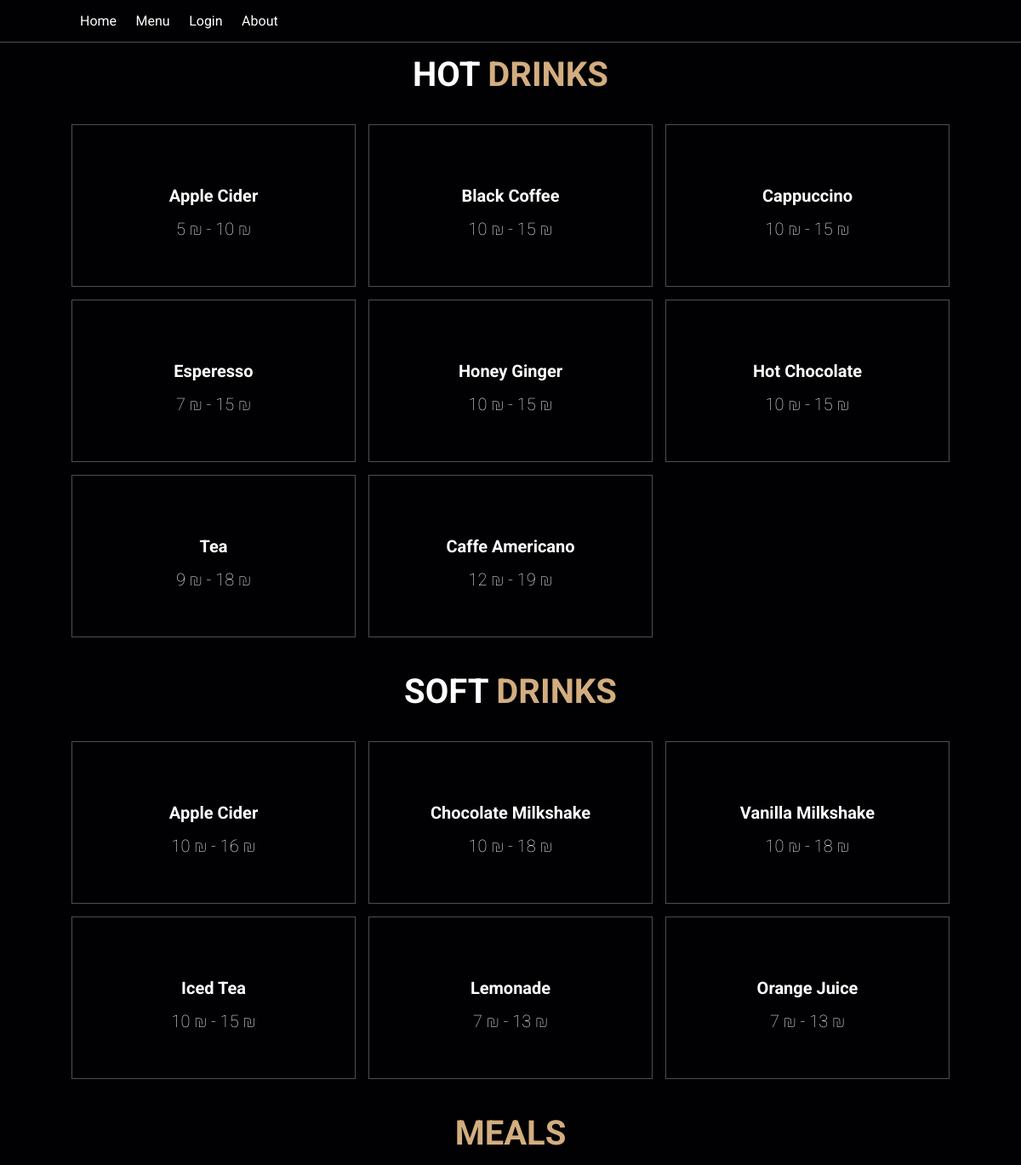
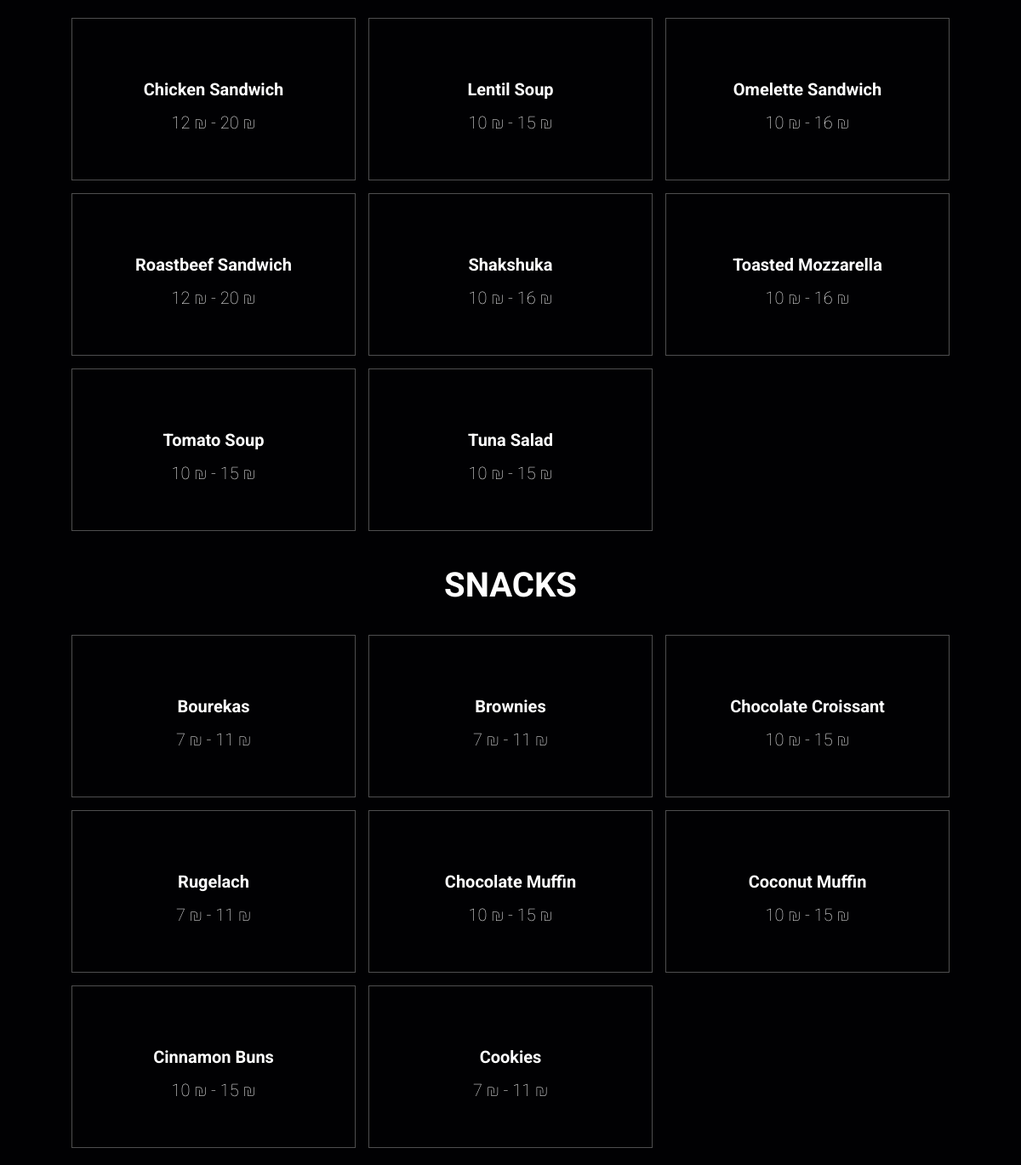
Screenshot of /Menu with the database file from the repository (2 pictures, top to bottom).
### tables this page shows
CREATE TABLE "Hot_Drinks" (
	"name"	TEXT,
	"price_s"	INT,
	"price_m"	INTEGER,
	"price_l"	INTEGER,
	"image"	TEXT
);

CREATE TABLE "Soft_Drinks" (
	"name"	TEXT,
	"price_s"	INT,
	"price_m"	INTEGER,
	"price_l"	INTEGER,
	"image"	TEXT
);

CREATE TABLE "Meals" (
	"name"	TEXT,
	"price_s"	INTEGER,
	"price_m"	INTEGER,
	"price_l"	INTEGER,
	"image"	TEXT
);

CREATE TABLE "Snacks" (
	"name"	TEXT,
	"price_s"	INTEGER,
	"price_m"	INTEGER,
	"price_l"	INTEGER,
	"image"	TEXT
);

### ASD.py (the view)
@app.route('/Menu')
def Menu():
    conn = sqlite3.connect('database.db')
    Hot_Drinks = conn.execute("SELECT name,price_s,price_m,price_l FROM Hot_Drinks;")
    imagename__ = conn.execute("SELECT image FROM Hot_Drinks;")
    result = Hot_Drinks.fetchall()
    Soft_Drinks = conn.execute("SELECT name,price_s,price_m,price_l FROM Soft_Drinks;")
    imagename___ = conn.execute("SELECT image FROM Soft_Drinks;")
    result1 = Soft_Drinks.fetchall()
    Meals = conn.execute("SELECT name,price_s,price_m,price_l FROM Meals;")
    imagename____ = conn.execute("SELECT image FROM Meals;")
    result2 = Meals.fetchall()
    Snacks = conn.execute("SELECT name,price_s,price_m,price_l FROM Snacks;")
    imagename_____ = conn.execute("SELECT image FROM Snacks;")
    result3 = Snacks.fetchall()
    return render_template('Menu.html', data=zip(result, imagename__), data1=zip(result1, imagename___),
                           data2=zip(result2, imagename____), data3=zip(result3, imagename_____))

### templates/Menu.html (shortened to what this page needs)
<!DOCTYPE html>
<html lang="en">
<head>
      <link rel="stylesheet" href="/static/Menu.css">
</head>
<body>
    <header class="header" >
        <nav class="navbar">
            <a href=Coffee_shop>Home</a>
            <a href=Menu>Menu</a>
            <a href=Login>Login</a>
            <a href=About>About</a>
        </nav>
    </header>
    <br>
    <br>
    <br>
    <br>
    <section class="menu" id="Hot_Drinks">
    <h1 class="heading"> Hot <span>Drinks</span> </h1>
    <div class="box-container">
        {% for row,name in data %}
            <div class="box">
                <h3>{{row[0]}}</h3>
                <div CLASS="price">{{row[1]}} ₪ - <span>{{row[3]}} ₪</span></div>
            </div>
        {% endfor %}
    </div>
    </section>
    <section class="menu" id="Soft_Drinks">
    <h1 class="heading"> Soft <span>Drinks</span> </h1>
    <div class="box-container">
        {% for row,name in data1 %}
        <div class="box">
            <h3>{{row[0]}}</h3>
            <div CLASS="price">{{row[1]}} ₪ - <span>{{row[3]}} ₪</span></div>
        </div>
        {% endfor %}
    </div>
    </section>
    <section class="menu" id="Meals">
    <h1 class="heading"><span>Meals</span> </h1>
    <div class="box-container">
        {% for row,name in data2 %}
        <div class="box">
            <h3>{{row[0]}}</h3>
            <div CLASS="price">{{row[1]}} ₪ - <span>{{row[3]}} ₪</span></div>
        </div>
        {% endfor %}
    </div>
    </section>
    <section class="menu" id="Snacks">
    <h1 class="heading">Snacks </h1>
    <div class="box-container">
        {% for row,name in data3 %}
        <div class="box">
            <h3>{{row[0]}}</h3>
            <div CLASS="price">{{row[1]}} ₪ - <span>{{row[3]}} ₪</span></div>
        </div>
        {% endfor %}
    </div>
    </section>
</body>
</html>

### static/Menu.css (style rules this page uses)
:root { --main-color:#d3ad7f; --black:#13131a; --bg:#010103; --border:.1rem solid rgba(255,255,255,.3); }
* { font-family: 'Roboto', sans-serif; margin:0; padding:0; box-sizing: border-box; outline: none; border:none; text-decoration: none; text-transform: capitalize; transition: .2s linear; }
html { font-size: 62.5%; overflow-x: hidden; scroll-padding-top: 9rem; scroll-behavior: smooth; }
body { background: var(--bg); }
section { padding:2rem 7%; }
.heading { text-align: center; color:#fff; text-transform: uppercase; padding-bottom: 3.5rem; font-size: 4rem; }
.heading span { color:var(--main-color); text-transform: uppercase; }
.header { background: var(--bg); display: flex; align-items: center; justify-content: space-between; padding:1.5rem 7%; border-bottom: var(--border); position: fixed; text-align: center; top:0; left: 0; right: 0; z-index: 1000; }
.header .navbar a { margin:0 1rem; font-size: 1.6rem; color:#fff; position: center; text-align: center; }
.menu .box-container { display: grid; grid-template-columns: repeat(auto-fit, minmax(30rem, 1fr)); gap:1.5rem; }
.menu .box-container .box { padding:5rem; text-align: center; border:var(--border); }
.menu .box-container .box h3 { color: #fff; font-size: 2rem; padding:1rem 0; }
.menu .box-container .box .price { color: #fff; font-size: 2rem; padding:.5rem 0; font-weight: lighter; }
.menu .box-container .box .price span { font-size: 2rem; font-weight: lighter; }

### rows the page displays
Hot_Drinks: name "Apple Cider", price_s "5", price_l "10"
Hot_Drinks: name "Black Coffee", price_s "10", price_l "15"
Hot_Drinks: name "Cappuccino", price_s "10", price_l "15"
Hot_Drinks: name "Esperesso", price_s "7", price_l "15"
Hot_Drinks: name "Honey Ginger", price_s "10", price_l "15"
Hot_Drinks: name "Hot Chocolate", price_s "10", price_l "15"
Hot_Drinks: name "Tea", price_s "9", price_l "18"
Hot_Drinks: name "Caffe Americano", price_s "12", price_l "19"
Soft_Drinks: name "Apple Cider", price_s "10", price_l "16"
Soft_Drinks: name "Chocolate Milkshake", price_s "10", price_l "18"
Soft_Drinks: name "Vanilla Milkshake", price_s "10", price_l "18"
Soft_Drinks: name "Iced Tea", price_s "10", price_l "15"
Soft_Drinks: name "Lemonade", price_s "7", price_l "13"
Soft_Drinks: name "Orange Juice", price_s "7", price_l "13"
Meals: name "Chicken Sandwich", price_s "12", price_l "20"
Meals: name "Lentil Soup", price_s "10", price_l "15"
Meals: name "Omelette Sandwich", price_s "10", price_l "16"
Meals: name "Roastbeef Sandwich", price_s "12", price_l "20"
Meals: name "Shakshuka", price_s "10", price_l "16"
Meals: name "Toasted Mozzarella", price_s "10", price_l "16"
Meals: name "Tomato Soup", price_s "10", price_l "15"
Meals: name "Tuna Salad", price_s "10", price_l "15"
Snacks: name "Bourekas", price_s "7", price_l "11"
Snacks: name "Brownies", price_s "7", price_l "11"
Snacks: name "Chocolate Croissant", price_s "10", price_l "15"
Snacks: name "Rugelach", price_s "7", price_l "11"
Snacks: name "Chocolate Muffin", price_s "10", price_l "15"
Snacks: name "Coconut Muffin", price_s "10", price_l "15"
Snacks: name "Cinnamon Buns", price_s "10", price_l "15"
Snacks: name "Cookies", price_s "7", price_l "11"
